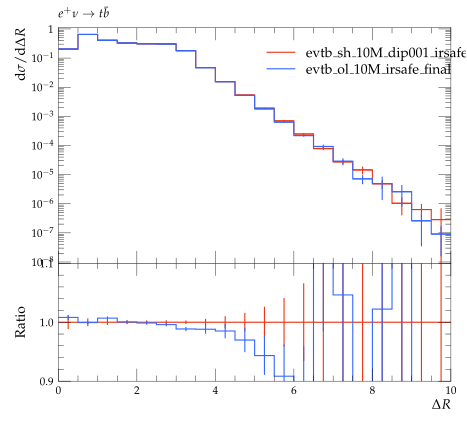

Source code (Python):
#! /usr/bin/env python

# This Python script was auto-generated using YODA v2.0.0.
# Analysis object: /evtb/inc_jbjg_dr
# Timestamp: 16-04-2024 (14:02:27)

import matplotlib as mpl
import matplotlib.pyplot as plt
mpl.use('Agg') # comment out for interactive use
import os
import numpy as np

plotDir = os.path.split(os.path.realpath(__file__))[0]
if 'YODA_USER_PLOT_PATH' in globals():
    plot_outdir = globals()['YODA_USER_PLOT_PATH']
else:
    plot_outdir = plotDir

#plot style
plt.style.use(os.path.join(plotDir, '../default.mplstyle'))
# plot metadata
figW, figH = plt.rcParams['figure.figsize']
ax_xLabel = r'$\Delta R$'
ax_yLabel = r'$\mathrm{d}\sigma / \mathrm{d} \Delta R$ '
ax_title  = r'$e^+ \nu \to t \bar b$'
ax_xScale = 'linear'
ax_yScale = 'log'
xLims = (0.0, 10.0)
yLims = (9.000000000000001e-09, 1.1)

# TeX-friendly labels for the legend
labels = [ r"evtb\_sh\_10M\_dip001\_irsafe\_final", r"evtb\_ol\_10M\_irsafe\_final" ]

# Create figure and axis objects
fig, (ax, ratio0_ax) = plt.subplots(2, 1, sharex=True,
                  figsize=(figW,figH), gridspec_kw={'height_ratios': (2, 1)})
ratio0_ax.yaxis.set_major_locator(mpl.ticker.MultipleLocator(0.1))
ratio0_ax.set_ylim(0.9, 1.1)
ratio0_ax.set_ylabel('Ratio')

# LineColor map: curve index -> color
linecolors = {0: '#EE3311', 1: '#3366FF'}
# the numerical data is stored in a separate file
dataf = dict()
prefix = os.path.split(__file__)[0]
if prefix:    prefix = prefix + '/'
exec(open(prefix+'inc_jbjg_dr__data.py').read(), dataf)


legend_handles = [] # keep track of handles for the legend

# style options for curves
# starts at zorder>=5 to draw curve on top of legend
styles = {
  'curve0': {
    'color' : linecolors[0],
    'linestyle' : '-',
    'marker' : 'o',
    'zorder' : 5,
    'histstyle' : True,
  },
  'curve1': {
    'color' : linecolors[1],
    'linestyle' : '-',
    'marker' : 'o',
    'zorder' : 6,
    'histstyle' : True,
  },
}
# curve from input yoda files in main panel
for label in dataf['yvals'].keys():
    if all(np.isnan(v) for v in dataf['yvals'][label]):
        continue
    tmp = None
    if styles[label]['histstyle']: # draw as histogram
        tmp, = ax.plot(dataf['xedges'], dataf['yedges'][label],
                       color=styles[label]['color'],
                       linestyle=styles[label]['linestyle'],
                       drawstyle='steps-pre', solid_joinstyle='miter',
                       zorder=styles[label]['zorder'], label=label)
        ax.errorbar(dataf['xpoints'], dataf['yvals'][label], color=styles[label]['color'],
                    xerr=dataf['xerrs'], yerr=[dataf['ydowns'][label], dataf['yups'][label]],
                    linestyle='none', zorder=styles[label]['zorder'])
    else: # draw as scatter
        tmp = ax.errorbar(dataf['xpoints'], dataf['yvals'][label],
                          xerr=dataf['xerrs'],
                          yerr=[ dataf['ydowns'][label],
                          dataf['yups'][label] ],
                          fmt=styles[label]['marker'],
                          ecolor=styles[label]['color'],
                          color=styles[label]['color'], zorder=2)
        tmp[-1][0].set_linestyle(styles[label]['linestyle'])
    legend_handles += [tmp]
    for varLabel in dataf['variation_yvals'].keys():
        if varLabel.startswith(label):
            tmp, = ax.plot(dataf['xedges'], dataf['variation_yvals'][varLabel],
                           color=styles[label]['color'],
                           linestyle=styles[label]['linestyle'],
                           drawstyle='steps-pre', solid_joinstyle='miter',
                           zorder=styles[label]['zorder'], alpha=0.5)


# plots on ratio panel
# curve from input yoda files in ratio panel
for label, yvals in dataf['ratio0_yvals'].items():
    if all(np.isnan(v) for v in yvals):
        continue
    if styles[label]['histstyle']: # plot as histogram
        ratio0_ax.plot(dataf['xedges'], yvals,
                       color=styles[label]['color'],
                       linestyle=styles[label]['linestyle'],
                       drawstyle='steps-pre', zorder=1,
                       solid_joinstyle='miter')
        ratio0_ax.vlines(dataf['xpoints'],
                         dataf['ratio0_ymin'][label],
                         dataf['ratio0_ymax'][label],
                         color=styles[label]['color'], zorder=1)
    else: # plot as scatter
        tmp = ratio0_ax.errorbar(dataf['xpoints'],
                                 yvals, xerr=dataf['xerrs'],
                                 yerr=dataf['ratio0_yerrs'][label],
                                 fmt=styles[label]['marker'],
                                 ecolor=styles[label]['color'],
                                 color=styles[label]['color'])
        tmp[-1][0].set_linestyle(styles[label]['linestyle'])

    for varlabel in dataf['ratio0_variation_vals'].keys():
        if varlabel.startswith(label):
            ratio0_ax.plot(dataf['xedges'],
                            dataf['ratio0_variation_vals'][varlabel],
                            color=styles[label]['color'],
                            linestyle=styles[label]['linestyle'],
                            drawstyle='steps-pre', solid_joinstyle='miter',
                            zorder=1, alpha=0.5)

legend_pos = (0.5, 0.97)
ax.legend(legend_handles, labels, loc='upper left', bbox_to_anchor=legend_pos)

# set plot metadata as defined above
ratio0_ax.set_xlabel(ax_xLabel)
ratio0_ax.xaxis.set_label_coords(1., -.15)
ax.set_ylabel(ax_yLabel, loc='top')
ax.set_title(ax_title, loc='left')
ax.set_xscale(ax_xScale)
ax.set_yscale(ax_yScale)
ax.set_xlim(xLims)
ax.set_ylim(yLims)

# tick formatting
plt.rcParams['xtick.top'] = True
plt.rcParams['ytick.right'] = True
ax.yaxis.set_major_locator(mpl.ticker.LogLocator(base=10.0, numticks=np.inf))
ax.yaxis.set_minor_locator(mpl.ticker.LogLocator(
                           base=10.0, subs=np.arange(0.1, 1, 0.1), numticks=np.inf))
fig.align_ylabels((ax, ratio0_ax))
plt.savefig(os.path.join(plot_outdir, 'inc_jbjg_dr.pdf'), format='PDF')
plt.savefig(os.path.join(plot_outdir, 'inc_jbjg_dr.png'), format='PNG')

plt.close(fig)
